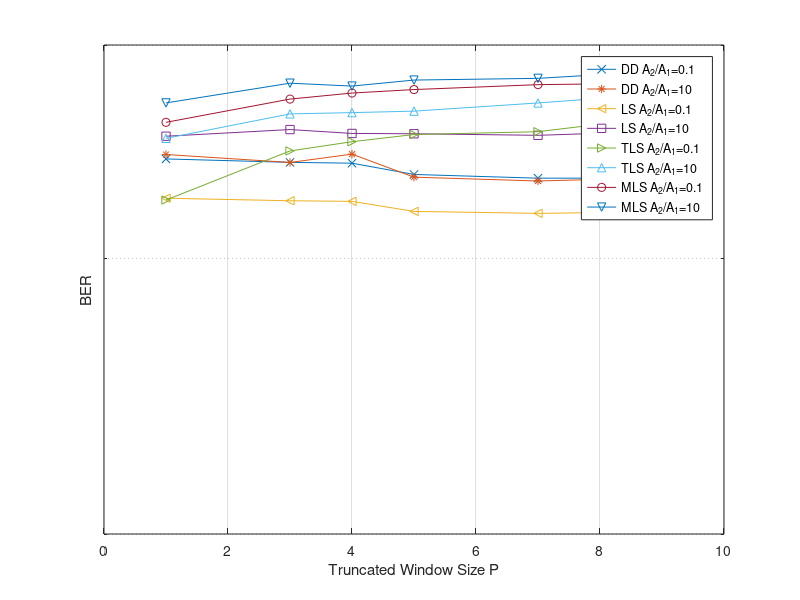
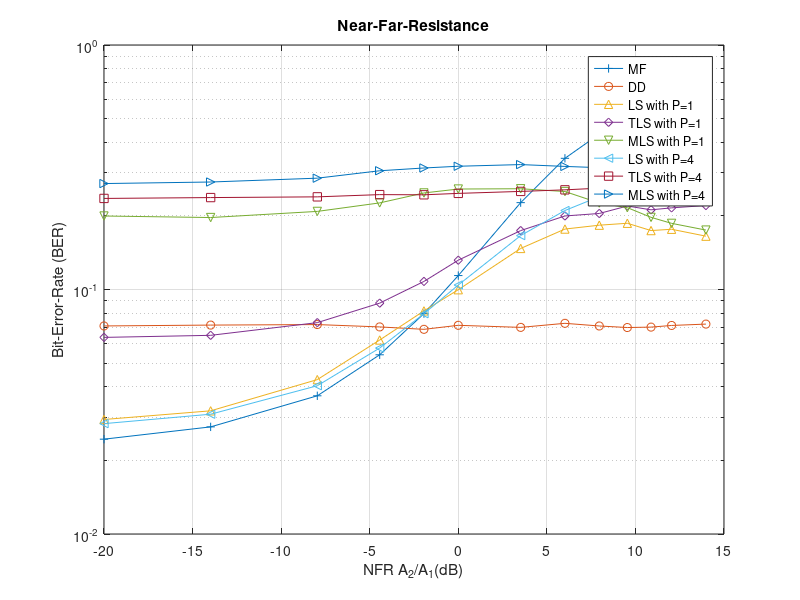

Here is the MATLAB script that generated these plots, in order:
SNR =     [0.1       0.2      0.4      0.8       1         2       3         4          5];


BER_MF1 = [ [ 0.463400  0.423150 0.347100 0.210350  0.155500 0.023150 0.001700  0.000050 0.000000]
            [ 0.464700  0.427600 0.348200 0.236300  0.203550 0.115850 0.064750  0.033500 0.015700]
            [ 0.470600  0.460550 0.493250 0.500750  0.498750 0.498150 0.496500  0.499900 0.506850] ]
BER_DD1 = [ [ 0.471700  0.443900 0.389600 0.272250  0.232300 0.071350 0.013700  0.001200 0.000350]
            [ 0.475800  0.448400 0.384250 0.278850  0.229500 0.069200 0.014450  0.001700 0.000100]
            [ 0.465750  0.445950 0.385050 0.280450  0.237200 0.069450 0.013850  0.001450 0.000050] ]
BER_LS1 = [ [ 0.464600  0.426050 0.353850 0.219350  0.169750 0.029500 0.003100  0.000100 0.000000]
            [ 0.467100  0.432400 0.357150 0.247550  0.210450 0.105950 0.040650  0.010550 0.002200]
            [ 0.471150  0.454550 0.439700 0.364600  0.320950 0.157000 0.061500  0.019150 0.004000] ]
        
BER_TLS1= [ [0.464200  0.425250 0.353450 0.226300  0.178150 0.062800 0.031900  0.024500 0.022650]
            [0.466950  0.431100 0.356650 0.252100  0.216250 0.129900 0.090700  0.079300 0.064100]
            [0.471750  0.453550 0.441700 0.367200  0.331250 0.249600 0.237550  0.237200 0.231350] ]        
BER_MLS1 =[ [0.483750  0.461200 0.429750 0.344850  0.317500 0.194600 0.136300  0.102550 0.083850]
            [0.480450  0.466500 0.420850 0.362150  0.335200 0.261800 0.185200  0.126850 0.076400]
            [0.478950  0.470650 0.441300 0.363100  0.319550 0.160350 0.064800  0.019300 0.004000] ]
        
BER_MF3 =[  [0.459050  0.423867 0.345367 0.209017  0.160683 0.022750 0.001400  0.000050 0.000000]
            [0.459850  0.420950 0.348300 0.236783  0.203767 0.114700 0.066100  0.035383 0.016350]
            [0.467567  0.462767 0.489633 0.500567  0.498017 0.501300 0.502467  0.496417 0.499433] ]
BER_DD3 =[  [0.469967  0.442317 0.385050 0.277800  0.233050 0.071500 0.014033  0.001800 0.000217]
            [0.470300  0.440683 0.383950 0.278800  0.232167 0.070567 0.013433  0.001700 0.000100]
            [0.474083  0.442267 0.385033 0.275450  0.231500 0.070300 0.013783  0.001833 0.000067] ]
BER_LS3 =[  [0.460467  0.424917 0.348983 0.216967  0.166983 0.026083 0.001817  0.000167 0.000000]
            [0.462650  0.422500 0.352717 0.242800  0.207250 0.103433 0.045517  0.015750 0.004450]
            [0.469400  0.457733 0.447450 0.399050  0.363883 0.221067 0.114783  0.054433 0.025200] ]
BER_TLS3=[  [0.469967  0.447617 0.392567 0.313367  0.285367 0.208800 0.172733  0.148450 0.121683]
            [0.468817  0.444267 0.397300 0.324683  0.303400 0.246033 0.216100  0.193150 0.170967]
            [0.478333  0.465283 0.443017 0.395633  0.372433 0.298950 0.262250  0.225067 0.181583] ]        
BER_MLS3 =[ [0.487000  0.472533 0.441350 0.384767  0.359333 0.253767 0.185600  0.146067 0.123217]
            [0.485017  0.468250 0.441833 0.393483  0.376700 0.304133 0.240983  0.179867 0.126833]
            [0.485950  0.480450 0.455617 0.391083  0.353133 0.193433 0.096283  0.045833 0.020467] ]
        
BER_MF4 =[  [0.461575  0.422775 0.342900 0.211875  0.159525 0.023200 0.001700  0.000025 0.000000]
            [0.460025  0.422600 0.349925 0.241775  0.202975 0.116300 0.068450  0.035400 0.017075]
            [0.473800  0.463075 0.491350 0.501425  0.498625 0.496625 0.504600  0.499400 0.499500] ]
BER_DD4 =[  [0.473275  0.441925 0.386125 0.280800  0.231150 0.070375 0.015075  0.001725 0.000200]
            [0.468225  0.442325 0.383250 0.277200  0.232175 0.069575 0.013800  0.001475 0.000100]
            [0.473450  0.446125 0.379950 0.279100  0.229525 0.072400 0.013700  0.001675 0.000100] ]
BER_LS4 =[  [0.459000  0.424650 0.347575 0.218875  0.167325 0.026275 0.002300  0.000050 0.000000]
            [0.460200  0.425200 0.354125 0.245350  0.206000 0.105950 0.048950  0.017550 0.005975]
            [0.471600  0.455875 0.450900 0.406500  0.378000 0.252475 0.155025  0.087125 0.044425] ]
BER_TLS4 =[ [0.475825  0.451950 0.406175 0.332050  0.306925 0.236750 0.201025  0.168550 0.143875]
            [0.471300  0.451675 0.408700 0.345175  0.326300 0.270825 0.240925  0.219175 0.197500]
            [0.478750  0.465900 0.446375 0.403425  0.383675 0.320475 0.285475  0.246700 0.211425] ]        
BER_MLS4=[  [0.484450  0.475525 0.445200 0.396250  0.374375 0.271775 0.209100  0.163975 0.136350]
            [0.485525  0.475350 0.450825 0.403525  0.392000 0.316450 0.257025  0.201675 0.156600]
            [0.488225  0.479000 0.464300 0.408250  0.371975 0.223400 0.127100  0.066800 0.032950] ]
        
BER_MF5 =[  [0.461960  0.418180 0.346000 0.216480  0.159540 0.022820 0.001720  0.000080 0.000000]
            [0.460700  0.421260 0.349740 0.237340  0.204040 0.116560 0.066360  0.035980 0.016360]
            [0.463800  0.459100 0.491940 0.497340  0.497840 0.502360 0.498760  0.500660 0.501700] ]
BER_DD5 =[  [0.470480  0.436760 0.388840 0.281940  0.232000 0.070080 0.013960  0.001580 0.000140]
            [0.470080  0.441740 0.384080 0.278120  0.229840 0.071060 0.013480  0.001840 0.000140]
            [0.464660  0.435520 0.382260 0.281020  0.231200 0.072420 0.013080  0.001540 0.000140] ]
BER_LS5 =[  [0.464280  0.420220 0.349320 0.223200  0.166260 0.025860 0.002220  0.000140 0.000000]
            [0.462280  0.424140 0.354780 0.243120  0.207160 0.107560 0.047680  0.018860 0.006940]
            [0.465560  0.455720 0.453060 0.411680  0.384700 0.282900 0.187380  0.123280 0.074820] ]
        
BER_TLS5 =[ [0.477000  0.455360 0.413720 0.349120  0.321980 0.260260 0.225560  0.191120 0.161100]
            [0.480280  0.454900 0.415000 0.356900  0.337000 0.289900 0.263420  0.242260 0.216860]
            [0.476300  0.466620 0.454780 0.413640  0.396340 0.336680 0.306000  0.273120 0.236060] ]
        
BER_MLS5=[  [0.488560  0.477260 0.452440 0.401260  0.382600 0.286360 0.222140  0.175980 0.147700]
            [0.487160  0.473540 0.453240 0.412880  0.393640 0.331780 0.275620  0.221220 0.177640]
            [0.488360  0.482020 0.464820 0.419200  0.393780 0.254140 0.150600  0.090960 0.052040] ]
        
        
BER_MF7 =[  [0.457886  0.419786 0.344043 0.211714  0.158457 0.024171 0.001786  0.000029 0.000000]
            [0.458414  0.417743 0.349571 0.237286  0.202729 0.113600 0.066129  0.035329 0.016600]
            [0.465243  0.458414 0.490114 0.500029  0.496429 0.498329 0.498486  0.498757 0.499286] ]
BER_DD7 =[  [0.471829  0.435057 0.383071 0.276229  0.230857 0.072157 0.014157  0.001757 0.000057]
            [0.471871  0.439529 0.381357 0.276171  0.231071 0.072343 0.013971  0.001429 0.000143]
            [0.473300  0.433786 0.380986 0.278614  0.232771 0.069943 0.014000  0.001729 0.000143] ]
BER_LS7 =[  [0.458829  0.419357 0.348129 0.218729  0.165086 0.027743 0.002229  0.000057 0.000000]
            [0.459614  0.421057 0.351957 0.243100  0.206386 0.105371 0.049643  0.021014 0.008271]
            [0.465986  0.454986 0.452857 0.419200  0.394514 0.307700 0.239286  0.180243 0.133229] ]
        
BER_TLS7=[  [0.480829  0.456700 0.425057 0.369786  0.348229 0.287671 0.256600  0.217729 0.192800]
            [0.480314  0.461529 0.426071 0.377886  0.357443 0.312929 0.290386  0.269643 0.249657]
            [0.481686  0.470629 0.452986 0.422457  0.404529 0.364186 0.341514  0.313500 0.288029] ]        
BER_MLS7 =[ [0.489600  0.479714 0.455171 0.416386  0.395786 0.305786 0.245271  0.197471 0.170514]
            [0.487629  0.476900 0.458943 0.424343  0.410557 0.351014 0.298757  0.250429 0.210957]
            [0.489300  0.482886 0.469671 0.436614  0.412829 0.309000 0.212314  0.145486 0.098800] ]

BER_MF9 =[  [0.462656  0.422922 0.344922 0.213967  0.158933 0.023489 0.001833  0.000044 0.000000]
            [0.460944  0.423233 0.348722 0.239378  0.200644 0.116044 0.066489  0.033589 0.017111]
            [0.467456  0.464400 0.490489 0.499044  0.498667 0.501189 0.500556  0.499611 0.497244] ]
BER_DD9 =[  [0.471278  0.435111 0.383444 0.277844  0.231378 0.071522 0.013989  0.001311 0.000100]
            [0.470133  0.439989 0.386478 0.280444  0.228722 0.073789 0.014356  0.001478 0.000133]
            [0.473256  0.435289 0.386022 0.277178  0.231467 0.069611 0.013800  0.001767 0.000100] ]
BER_LS9 =[  [0.461467  0.420067 0.348989 0.219067  0.164689 0.026811 0.002056  0.000022 0.000000]
            [0.461700  0.424944 0.353289 0.243689  0.204844 0.107044 0.050978  0.020778 0.009089]
            [0.467456  0.456911 0.454744 0.420100  0.402178 0.323633 0.264778  0.215133 0.176100] ]
        
BER_TLS9 =[ [0.482000  0.463933 0.432522 0.382189  0.361500 0.307456 0.274122  0.242378 0.213000]
            [0.479178  0.465444 0.433056 0.388656  0.373333 0.335100 0.310144  0.290489 0.274611]
            [0.486322  0.475167 0.460222 0.429489  0.416289 0.377400 0.355244  0.339511 0.321444] ]        
BER_MLS9 =[ [0.490144  0.480467 0.462400 0.426167  0.407189 0.326078 0.261789  0.214544 0.183778]
            [0.490033  0.485133 0.464322 0.433367  0.415989 0.365511 0.317556  0.274689 0.232956]
            [0.490711  0.486578 0.474278 0.443489  0.427622 0.344778 0.264722  0.201333 0.158867] ]

n=2
BER_LS = [BER_LS1(:,n) BER_LS3(:,n)  BER_LS4(:,n) BER_LS5(:,n) BER_LS7(:,n) BER_LS9(:,n) ]
BER_TLS = [BER_TLS1(:,n) BER_TLS3(:,n) BER_TLS4(:,n) BER_TLS5(:,n) BER_TLS7(:,n) BER_TLS9(:,n) ]
BER_MLS = [BER_MLS1(:,n) BER_MLS3(:,n) BER_MLS4(:,n) BER_MLS5(:,n) BER_MLS7(:,n) BER_MLS9(:,n) ]
BER_DD = [BER_DD1(:,n) BER_DD3(:,n) BER_DD4(:,n) BER_DD5(:,n) BER_DD7(:,n) BER_DD9(:,n) ]
WinSize= [1 3 4 5 7 9]        
        
figure(11)
semilogy(WinSize, BER_DD(1,:),'-x',WinSize, BER_DD(3,:),'-*',WinSize, BER_LS(1,:),'-<',WinSize, BER_LS(3,:),'-s',WinSize, BER_TLS(1,:),'->',WinSize, BER_TLS(3,:),'-^',WinSize, BER_MLS(1,:),'-o',WinSize, BER_MLS(3,:),'-v')
ylim([0.3 0.5])
grid;
xlabel('Truncated Window Size P')
ylabel('BER')
legend('DD A_2/A_1=0.1','DD A_2/A_1=10','LS A_2/A_1=0.1','LS A_2/A_1=10','TLS A_2/A_1=0.1','TLS A_2/A_1=10','MLS A_2/A_1=0.1','MLS A_2/A_1=10');        


A21 = [0.1; 0.2; 0.4; 0.6; 0.8; 1; 1.5; 2; 2.5; 3; 3.5; 4; 5];
A21log = log10(A21).*20;
NFR_MF =[ 0.024425  0.027425 0.036750 0.054075  0.079700 0.114025 0.226600  0.344000 0.432050 0.476875  0.495800 0.495900 0.501950]
NFR_DD =[ 0.070950  0.071525 0.071875 0.070300  0.068725 0.071375 0.070000  0.072725 0.070925 0.069900  0.070175 0.071275 0.072200]
NFR_LS1=[ 0.029400  0.031900 0.042800 0.062150  0.081750 0.099800 0.147200  0.176700 0.183250 0.186600  0.174200 0.176350 0.165250]
NFR_TLS1 =[6.3700e-002  6.4950e-002  7.3200e-002  8.7950e-002  1.0790e-001  1.3180e-001  1.7415e-001  1.9990e-001  2.0460e-001  2.1950e-001 2.1180e-001  2.1575e-001  2.2050e-001]
NFR_MLS1=[0.199800  0.196950 0.208650 0.226050  0.248250 0.257600 0.258300  0.251600 0.225850 0.216200  0.197300 0.186450 0.175000]  
NFR_LS4=[ 0.028275  0.030900 0.040400 0.057625  0.079625 0.104325 0.166150  0.210425 0.239800 0.252975  0.261500 0.258600 0.261775]  
NFR_TLS4 =[2.3576e-001  2.3768e-001  2.3930e-001  2.4440e-001  2.4396e-001  2.4724e-001  2.5188e-001  2.5564e-001  2.5966e-001  2.6359e-001  2.6135e-001  2.6631e-001  2.6825e-001]
NFR_MLS4=[0.271200  0.275200 0.285325 0.305950  0.314050 0.319225 0.324300  0.318725 0.315025 0.305550  0.289575 0.279675 0.269950]

figure(12)
semilogy(A21log, NFR_MF(1,:),'-+', A21log, NFR_DD(1,:),'-o', A21log, NFR_LS1(1,:),'-^', A21log, NFR_TLS1(1,:),'-d',A21log, NFR_MLS1(1,:),'-v', A21log, NFR_LS4(1,:),'-<', A21log, NFR_TLS4(1,:),'-s',A21log, NFR_MLS4(1,:),'->')
grid;
title('Near-Far-Resistance');
xlabel('NFR A_2/A_1(dB)');
ylabel('Bit-Error-Rate (BER)');
legend('MF ','DD','LS with P=1','TLS with P=1','MLS with P=1','LS with P=4','TLS with P=4','MLS with P=4');
